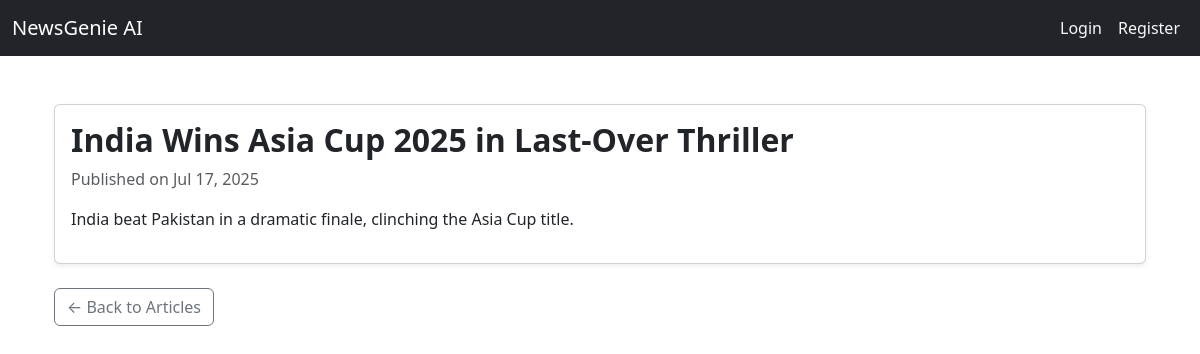
/news/3/, run on the app's committed database.
### news/models.py (models this page shows, shortened)
class Article(models.Model):
    title = models.CharField(max_length=200)
    content = models.TextField()
    summary = models.TextField(blank=True)
    source_url = models.URLField()
    category = models.ForeignKey(Category, on_delete=models.CASCADE, related_name='articles')
    published_date = models.DateTimeField(default=timezone.now)
    created_at = models.DateTimeField(auto_now_add=True)
    audio_file = models.FileField(upload_to='audio/', blank=True, null=True)
    class Meta:
        ordering = ['-published_date']

### news/views.py (the view)
# urls.py: path('<int:pk>/', ArticleDetailView.as_view(), name='article_detail'),  # /news/5/
class ArticleDetailView(DetailView):
    model = Article
    template_name = 'news/article_detail.html'
    context_object_name = 'article'

### news/templates/news/article_detail.html (shortened to what this page needs)
{% extends 'base.html' %}
{% load static %}
{% block content %}
<div class="container mt-5">
  <div class="card shadow-sm">
    <div class="card-body">
      <h2 class="card-title">{{ article.title }}</h2>
      <p class="text-muted">Published on {{ article.published_date|date:"M d, Y" }}</p>
      <p>{{ article.content }}</p>
    </div>
  </div>
  <div class="mt-4">
    <a href="{% url 'news:article_list' %}" class="btn btn-outline-secondary">&larr; Back to Articles</a>
  </div>
</div>
{% endblock %}

### news/static/css/styles.css (style rules this page uses)
.card-title { font-weight: 600; color: #003366; }

### data on the page
Article: title "India Wins Asia Cup 2025 in Last-Over Thriller", published_date "Jul 17, 2025", content "India beat Pakistan in a dramatic finale, clinching the Asia Cup title."
